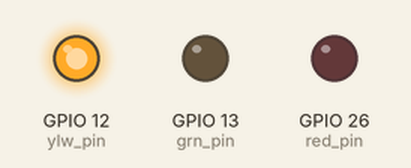
The program below on a simulated ESP32 board running MicroPython. On the bench: output pins drawn as LEDs (lit = HIGH). Random numbers come from a fixed seed; what the program prints to the serial console is not drawn.

Above: at 0.2 s.
Timing chart, 0 to 1.7 s (numbered marks = the images above):
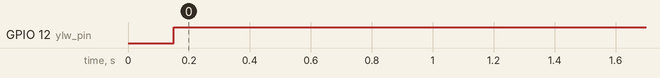

Measured:
- by itself, GPIO 12 (ylw_pin): LOW → HIGH at 0.15 s

The program:

test.py
```python
from machine import Pin, deepsleep
from time import sleep,sleep_ms
import esp32
import random

IsRandom = 1
r = random.randint(0,1)
g = random.randint(0,1)
y = random.randint(0,1)
print(r)
print(y)
print(g)

red_pin = Pin(26, Pin.OUT)
ylw_pin = Pin(12, Pin.OUT)
grn_pin = Pin(13, Pin.OUT)
flashled = 0

wake_pin = Pin(4, Pin.IN, Pin.PULL_UP)
esp32.wake_on_ext0(pin = wake_pin,
                   level = esp32.WAKEUP_ALL_LOW)

while True:
    if IsRandom == 1:
        red_pin.value(r)
        sleep_ms(150)
        ylw_pin.value(y)
        sleep_ms(150)
        grn_pin.value(g)
        sleep_ms(150)
```
